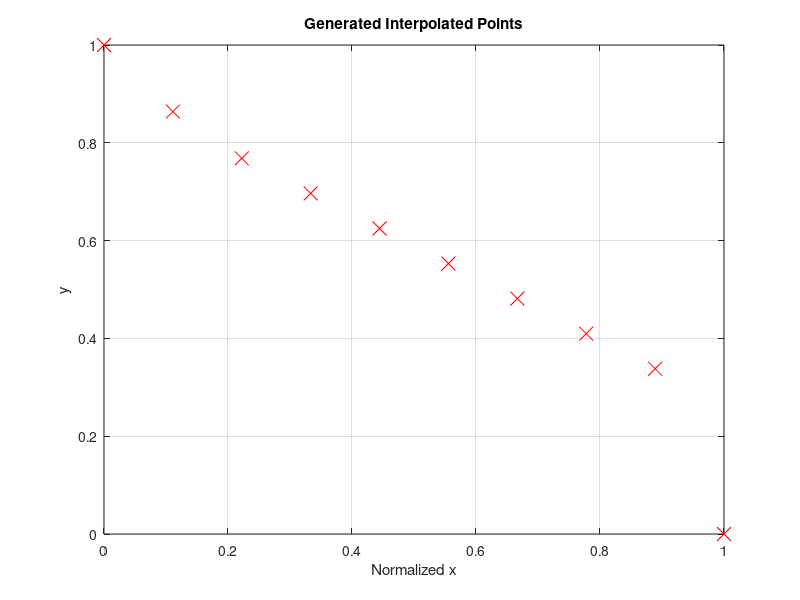

The MATLAB script that drew this image:
% Your data (x is the second column and y is the first column)
x = [
    0.00
    0.50
    1.00
    1.50
    2.00
    2.50
    3.00
    3.50
    4.00
    4.50
    5.00
    5.50
    6.00
    6.50
    7.00
    7.50
    8.00
    8.50
    9.00
    9.50
    10.00
    10.50
    11.00
    11.50
    12.00
    12.50
    13.00
    13.50
    14.00
    14.50
    15.00
    15.50
    16.00
    16.50
    17.00
    17.50
    18.00
    18.50
    19.00
    19.50
    20.00
    20.50
    21.00
    21.50
    22.00
    22.50
    23.00
    23.50
    24.00
    24.50
    25.00
    25.50
    26.00
    26.50
    27.00
    27.50
    28.00
    28.50
    29.00
    29.30
];

y = [
    1.00
    0.979093099
    0.958186199
    0.937279298
    0.916372397
    0.895465496
    0.874558596
    0.853651695
    0.832744794
    0.8132409
    0.801499214
    0.790487652
    0.77947609
    0.768464528
    0.757452965
    0.746441403
    0.735429841
    0.724418279
    0.713406716
    0.702395154
    0.691383592
    0.68037203
    0.669360467
    0.658348905
    0.647337343
    0.636325781
    0.625314219
    0.614302656
    0.603291094
    0.592279532
    0.58126797
    0.570256407
    0.559244845
    0.548233283
    0.537221721
    0.526210158
    0.515198596
    0.504187034
    0.493175472
    0.482163909
    0.471152347
    0.460140785
    0.449129223
    0.438117661
    0.427106098
    0.416094536
    0.405082974
    0.394071412
    0.383059849
    0.372048287
    0.361036725
    0.350025163
    0.3390136
    0.328002038
    0.316990476
    0.305978914
    0.294967351
    0.283955789
    0.272944227
    0.00
];

% Normalize the x-values such that the maximum value is 1
x_normalized = x / max(x);

% Interpolate the data
% Create a finer x grid for interpolation (for example, 100 points between 0 and 1)
x_fine = linspace(min(x_normalized), max(x_normalized), 100);

% Interpolate y-values at the new normalized x positions
y_interpolated = interp1(x_normalized, y, x_fine, 'pchip');  % pchip for smooth interpolation

% To generate 'n' points, for example n = 10:
n = 10;  % You can change this value
x_generated = linspace(min(x_normalized), max(x_normalized), n);
y_generated = interp1(x_normalized, y, x_generated, 'pchip');

% Plot the generated points
figure;
plot(x_generated, y_generated, 'rx', 'MarkerSize', 10); % Generated points
title('Generated Interpolated Points');
xlabel('Normalized x');
ylabel('y');
grid on;
